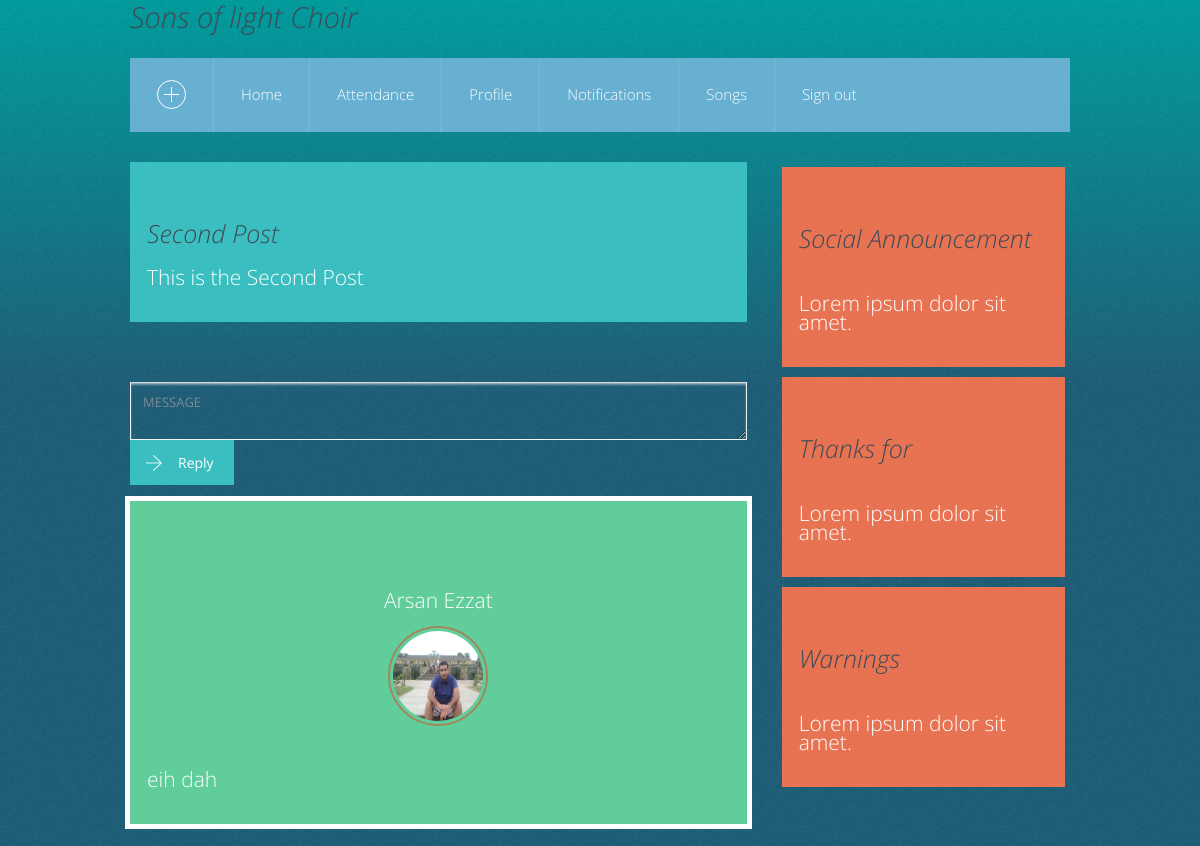
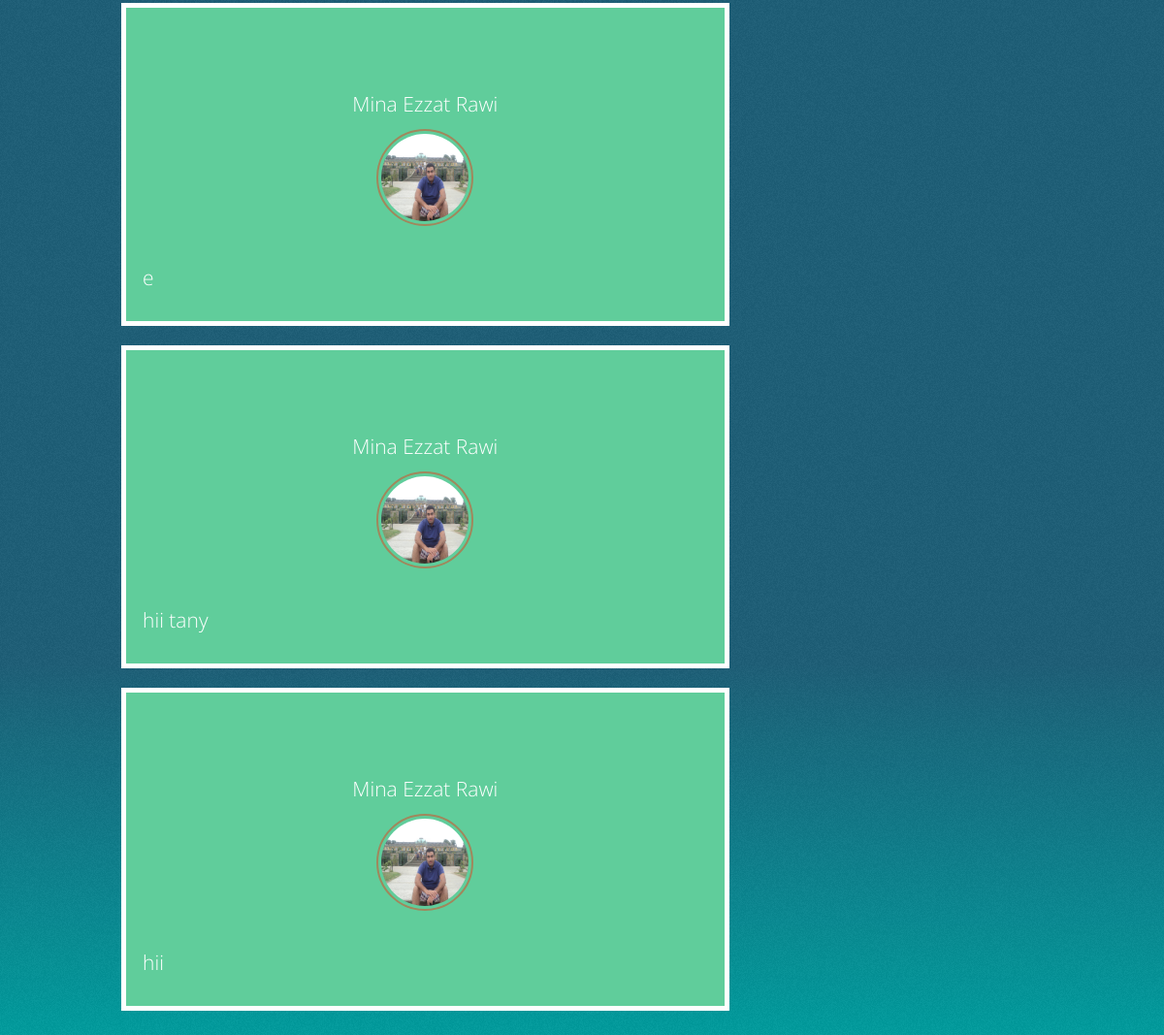
The page /post.php?postID=2 on the database its author committed (2 pictures, top to bottom).
### tables this page shows
CREATE TABLE IF NOT EXISTS `post` (
  `id` int(11) NOT NULL AUTO_INCREMENT,
  `title` varchar(100) NOT NULL,
  `content` varchar(900) NOT NULL,
  `date` date NOT NULL,
  `time` time NOT NULL,
  PRIMARY KEY (`id`)
);

CREATE TABLE IF NOT EXISTS `reply` (
  `id` int(11) NOT NULL AUTO_INCREMENT,
  `post_id` int(11) NOT NULL,
  `user_id` int(11) NOT NULL,
  `content` varchar(200) NOT NULL,
  PRIMARY KEY (`id`)
);

CREATE TABLE IF NOT EXISTS `user` (
  `id` int(11) NOT NULL AUTO_INCREMENT,
  `name` varchar(30) NOT NULL,
  `email` varchar(50) NOT NULL,
  `password` varchar(50) NOT NULL,
  `birthday` date NOT NULL,
  `task` varchar(20) NOT NULL,
  `facebook` varchar(150) DEFAULT NULL,
  `bonus` int(11) DEFAULT NULL,
  `points` int(11) DEFAULT NULL,
  `avatar` varchar(200) NOT NULL,
  `address` varchar(200) NOT NULL,
  `isAdmin` tinyint(1) DEFAULT NULL,
  `mobile` varchar(15) NOT NULL,
  PRIMARY KEY (`id`),
  UNIQUE KEY `email` (`email`)
);

### post.php (the view, shortened to what this page needs)
<!doctype html>
<html lang="en" class="no-js">
<head>
<link href="css/bootstrap.css" media="screen" rel="stylesheet">
<link href="style.css" media="screen" rel="stylesheet">
<link href="animate.css" media="screen" rel="stylesheet">
</head>
<body>
    <div class="body_wrap">
        <div class="container">
            <?php require_once('menu.php');?>
			<?php $postID=$_GET['postID'];?>
			<?php
			$query="SELECT * FROM `post` WHERE `id`='$postID'";
			$data=mysql_query($query);
			$post=mysql_fetch_assoc($data);
			$replyquery="SELECT `user_id`, `content` FROM `reply` WHERE `post_id`='$postID' ORDER BY id DESC";
			$replydata=mysql_query($replyquery);
			?>
		<div class="row">
			<div class="col-md-8">
				<div class="inner">
					<div class="grid-menu clearfix">
						<div class="grid-box grid-box-large">
							<a href="#" class="boxed boxed-turquoise">
							<h2><b><?php echo $post['title'];?></b></h2>
							<p> <?php echo $post['content'];?> </p>
							</a>
						</div>
					</div>
					<p class="dropdown dropdown-icons clearfix boxed boxed-green">
					<form action="engine.php?postid=<?php echo $postID;?>" method="post">
					<textarea id="message" placeholder="Message" name="message" required></textarea>
					<span class="btn btn-icon-left"><input type="submit" value="Reply" /></span>
					</form>
					</p>
					<?php while($reply=mysql_fetch_array($replydata)):?>
					<div class="grid-menu clearfix widget-avatar boxed">
						<div class="grid-box grid-box-large">
							<a href="#" class="boxed boxed-green">
							<?php $useid=$reply['user_id'];?>
							<?php $userdata=mysql_query("SELECT `name`,`avatar` FROM `user` WHERE `id`='$useid'");?>
							<?php $use=mysql_fetch_assoc($userdata);?>
							<div class="inner">
							<p> <?php echo $use['name'];?> </p>
							<div class="avatar">
								<img src="<?php echo $use['avatar'];?>" alt="" />
							</div>
							</div>
							<p> <?php echo $reply['content'];?> </p>
							</a>
						</div>
					</div>
					<?php endwhile;?>
				</div>
			</div>
			<div class="col-md-4">
				<div class="grid-box grid-box-large">
					<a href="#" class="boxed boxed-red">
					<h2>Social Announcement </h2>
					<br>
					<p>Lorem ipsum dolor sit amet.</p>
					</a>
				</div>
				</div>
				<div class="col-md-4">
				<div class="grid-box grid-box-large">
					<a href="#" class="boxed boxed-red">
					<h2> Thanks for </h2>
					<br>
					<p>Lorem ipsum dolor sit amet.</p>
					</a>
				</div>
		</div>
		<div class="col-md-4">
				<div class="grid-box grid-box-large">
					<a href="#" class="boxed boxed-red">
					<h2>Warnings  </h2>
					<br>
					<p>Lorem ipsum dolor sit amet.</p>
					</a>
				</div>
		</div>
		</div>
    </div>
	</div>
</body>
</html>

### menu.php (shortened to what this page needs)
<h1><span>Sons of light Choir</span></h1>
			<div id="topmenu">
				<ul class="dropdown clearfix boxed boxed-blue">
				<li class="link-more"><a href="addpost.php"><i></i></a></li>
					<li><a href="home.php"><span>Home</span></a></li>
					<li><a href="viewattendance.php"><span>Attendance</span></a></li>
					<li><a href="profile.php">Profile</a></li>
					<li><a href="notifications.php">Notifications</a></li>
					<li><a href="#"><span>Songs</span></a></li>
					<li><a href="engine.php?logout='ok'"><span>Sign out</span></a></li>
				</ul>
			</div>

### rows shown on the page
post: title "Second Post", content "This is the Second Post"
reply: user.name "Arsan Ezzat", user.avatar (picture), content "eih dah"
reply: user.name "Mina Ezzat Rawi", user.avatar (picture), content "e"
reply: user.name "Mina Ezzat Rawi", user.avatar (picture), content "hii tany"
reply: user.name "Mina Ezzat Rawi", user.avatar (picture), content "hii"
